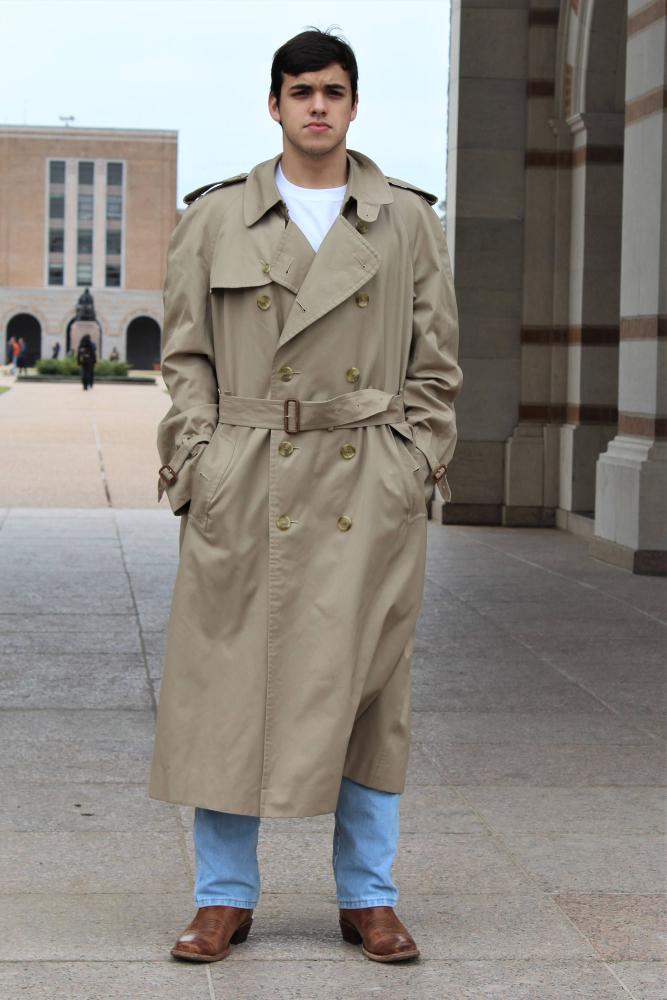
#> input picture Advertisements/Male/Adults/Coat/0fbee5505e016d4f324c8c76ebdfc46b.jpg, 2000 x 3000 px, given in place of Coat, which was not available (shown at 1/3 size)
$ python image_resize.py
#> lines starting #> are read from the running program, lines starting #| are printed output that depends on the picture
from PIL import Image
import os
def main():
    try:
         #Relative Path
        a=os.getcwd()+"\Adults/"
        c = os.listdir(a)

        print(c)

        for i in c:
            img = Image.open(a+i)
#> img is the input picture: PIL image 2000x3000 RGB; mean R, G, B 140.3, 135.9, 130.2
            img = img.resize((640, 380))
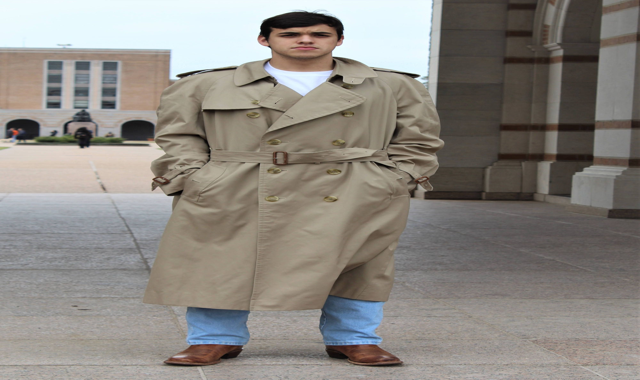
#> img: PIL image 640x380 RGB; mean R, G, B 140.3, 135.9, 130.2
            img.save(a+"resized_image"+i)
#> pass 2 of the loop in main, `for i in c:`:
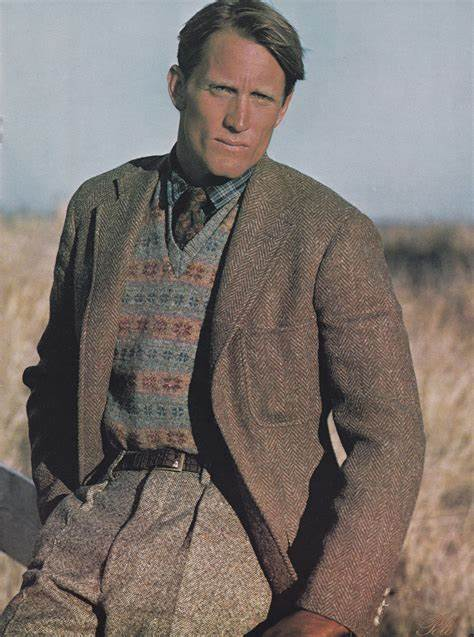
#> input picture Advertisements/Male/Adults/Coat/OIP.jpg, 474 x 637 px, given in place of Shirts, which was not available
#> in main, img is the input picture: PIL image 474x637 RGB; mean R, G, B 124.8, 116.1, 111.1
#> in main, `img = img.resize((640, 380))`:
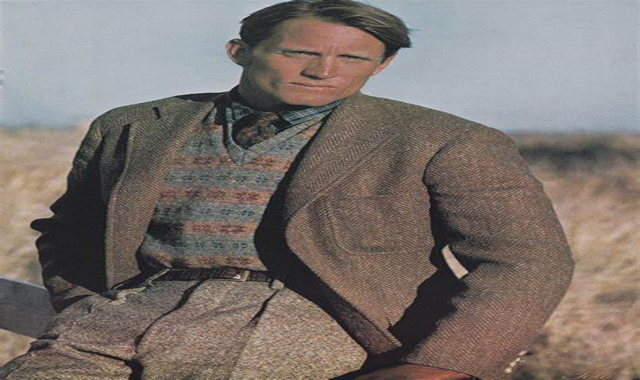
#> img: PIL image 640x380 RGB; mean R, G, B 124.8, 116.1, 111.1
    except IOError:
        pass

if __name__ == "__main__":
    main()
